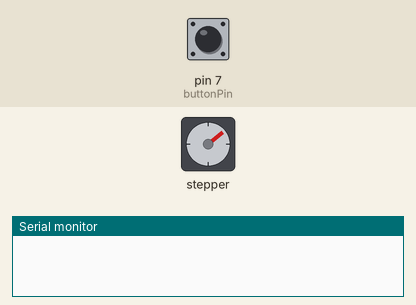
Bench run of a sketch on a simulated Arduino Uno, built with avr-gcc and run on an emulated ATmega328P. Parts: stepper motor, the last lines printed to the serial monitor. The inputs (shaded band) are chosen by the test bench; at power-on: pin 7 (buttonPin) HIGH. Stepper angles assume 2048 steps per turn.

Above: at 1.2 s.
1.3 s: pin 7 (buttonPin) pulled LOW for 0.15 s
At 1.66 s:
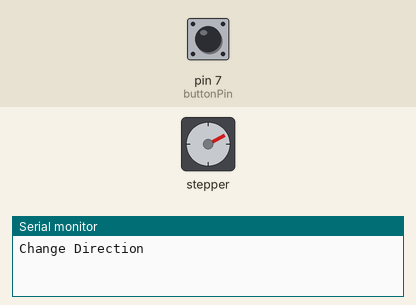
4.4 s: pin 7 (buttonPin) pulled LOW for 1 s
At 4.68 s:
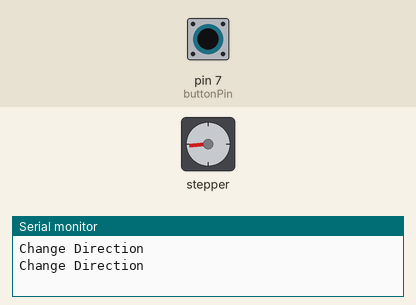
Timing chart, 0 to 17.4 s (numbered marks = the images above; inputs shaded):
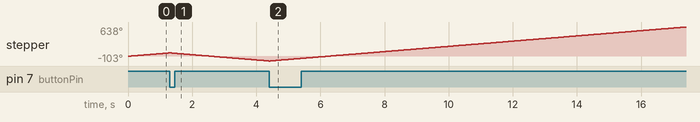

The sketch:

Stepper_Motor.ino
```cpp
#include <Stepper.h>
int stepsPerRevolution = 2048;
int motSpeed = 10;
int dt=5;
int buttonPin = 7;
int buttonValNew;
int buttonValOld = 1;
int direction = 1;

Stepper myStepper(stepsPerRevolution, 8,10,9,11);

void setup() {
  // put your setup code here, to run once:
  Serial.begin(9600);
  myStepper.setSpeed(motSpeed);
  pinMode(buttonPin,INPUT_PULLUP);

}

void loop() {
  // put your main code here, to run repeatedly:
  buttonValNew = digitalRead(buttonPin);
  if (buttonValNew == 0 && buttonValOld ==1)
  {
    direction = direction * -1;
    Serial.println("Change Direction");
  }
  myStepper.step(direction);
  buttonValOld = buttonValNew;
}
```
